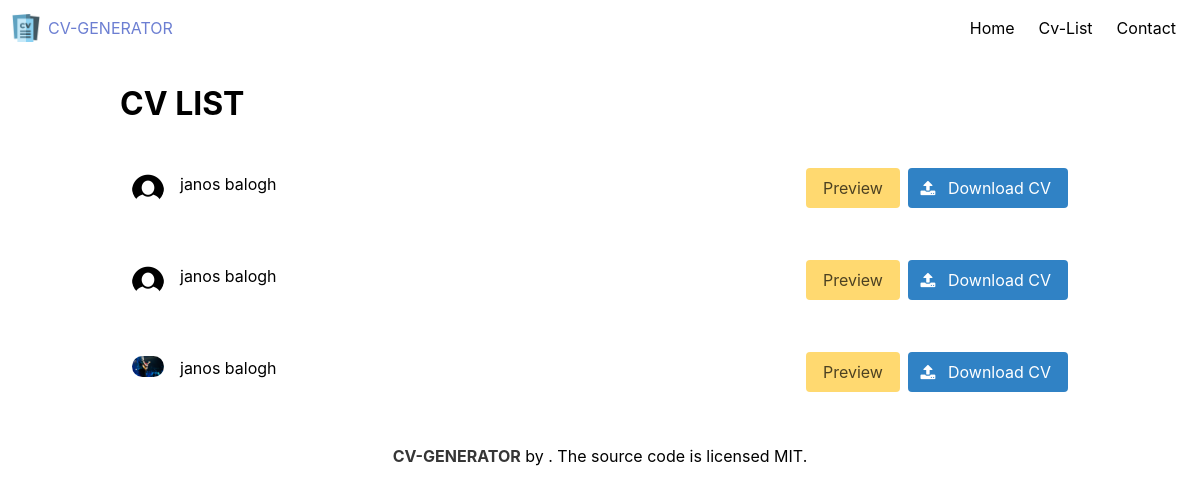
Before: /cv/cv_list/ with the older database file.
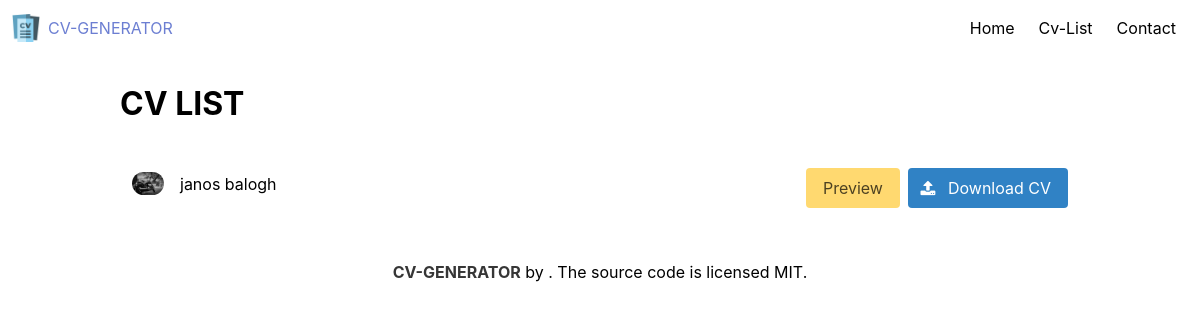
After: the same page with the newer database file.
### cv_app/models.py (models this page shows, shortened)
class UserProfile(models.Model):
    objects = None
    full_name = models.CharField(max_length=255)
    email = models.EmailField()
    bio = models.TextField()
    profile_picture = models.ImageField(upload_to='media/profile_pictures/')
    profession = models.CharField(max_length=200, blank=True)
    education = models.CharField(max_length=200, default='No education')
    experience = models.CharField(max_length=200, default='No experience')
    skills = models.CharField(max_length=200, default='')
    languages = models.CharField(max_length=200, default='')
    website = models.CharField(max_length=200, default='')

### cv_app/views.py (the view)
# urls.py: path('cv_list/', cv_list, name='cv_list'),  # Corrected path for cv_list
def cv_list(request):
    user_profiles = UserProfile.objects.all()
    return render(request, 'cv_app/cv_list.html', {'user_profiles': user_profiles})

### cv_app/templates/cv_app/cv_list.html
{% extends 'cv_app/base.html' %}
{% block content %}
{% include 'cv_app/navbar.html' %}
<div class="container my-5">
    <h2 class="mt-5 is-size-3">CV LIST</h2>
    {% for user in user_profiles %}
    <div class="cv-list is-flex is-justify-content-space-between column">
        <div class="is-flex mt-3">
            <figure class="image image is-32x32 mr-4">
                <img alt="Profile Picture" class="is-rounded" src="{{ user.profile_picture.url }}">
            </figure>
            <p>{{ user.full_name }}</p>
        </div>
        <div class="is-flex">
            <a class="mt-2 mr-2 button is-warning is-active" href="{% url 'preview' user_id=user.id %}">Preview</a>
            <a class="mt-2 button is-info is-active" href="{% url 'convert_to_pdf' user_id=user.id %}" target="_blank">
                <span class="icon is-small mr-2">
                    <i class="fa fa-upload"></i>
                </span>
                Download CV
            </a>
        </div>
    </div>
    {% endfor %}
</div>
{% include 'cv_app/footer.html' %}
{% endblock %}

### cv_app/templates/cv_app/base.html (shortened to what this page needs)
<!doctype html>
{% load static %}
<html lang="en">
<head>
    <link href="https://cdn.jsdelivr.net/npm/bulma@0.9.4/css/bulma.min.css" rel="stylesheet">
    <link href="https://cdnjs.cloudflare.com/ajax/libs/font-awesome/4.7.0/css/font-awesome.min.css" rel="stylesheet">
    <link href="{% static 'css/styles.css' %}" rel="stylesheet" type="text/css">
</head>
<body>
{% block content %}
{% endblock %}
</body>
</html>

### cv_app/templates/cv_app/navbar.html (shortened to what this page needs)
{% load static %}
<nav aria-label="main navigation" class="navbar" role="navigation">
    <div class="navbar-brand">
        <a class="navbar-item is-flex" href="{% url 'create' %}">
            <img class="mr-2" src="{% static 'img/logo.png' %}" alt="logo">
            <span>CV-GENERATOR</span>
        </a>
    </div>
    <div class="navbar-menu" id="navbarBasicExample">
        <div class="navbar-end">
            <div class="navbar-item has-text-centered">
                <a class="navbar-item" href="{% url 'create' %}">
                    Home
                </a>
                <a class="navbar-item" href="{% url 'cv_list' %}">
                    Cv-List
                </a>
                <a class="navbar-item" href="#">
                    Contact
                </a>
            </div>
        </div>
    </div>
</nav>

### cv_app/templates/cv_app/footer.html
<footer class="p-4">
    <div class="container">
        <div class="content has-text-centered">
            <p>
                <strong>CV-GENERATOR</strong> by <a href="https://www.linkedin.com/in/alexander-szabolcsanyi/"><NAME></a>.
                The source code is licensed <a href="http://opensource.org/licenses/mit-license.php">MIT</a>.
            </p>
        </div>
    </div>
</footer>

### cv_app/static/css/styles.css (style rules this page uses)
body { background: #fff; color: #000; overflow: auto; }
h1, h2, h3, h4, h5 { font-weight: bold; }
a { text-decoration: none; color: #000; }
.navbar-item { color: #000; background: none; }
.cv-list { background: #11111; margin-top: 20px; }

Changed rows visible on the page:
removed UserProfile: profile_picture (placeholder picture), full_name "janos balogh"
removed UserProfile: profile_picture (placeholder picture), full_name "janos balogh"
removed UserProfile: profile_picture (picture), full_name "janos balogh"
added UserProfile: profile_picture (picture), full_name "janos balogh"
